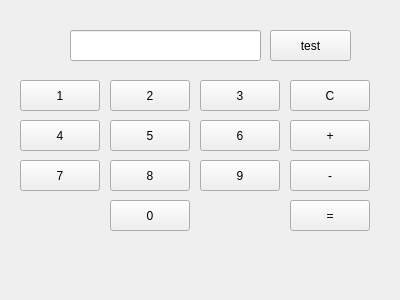
<?xml version="1.0" encoding="UTF-8"?>
<ui version="4.0">
 <class>Widget</class>
 <widget class="QWidget" name="Widget">
  <property name="geometry">
   <rect>
    <x>0</x>
    <y>0</y>
    <width>400</width>
    <height>300</height>
   </rect>
  </property>
  <property name="windowTitle">
   <string>Widget</string>
  </property>
  <widget class="QPushButton" name="pushButton">
   <property name="enabled">
    <bool>true</bool>
   </property>
   <property name="geometry">
    <rect>
     <x>270</x>
     <y>30</y>
     <width>81</width>
     <height>31</height>
    </rect>
   </property>
   <property name="text">
    <string>test</string>
   </property>
  </widget>
  <widget class="QLineEdit" name="lineEdit">
   <property name="geometry">
    <rect>
     <x>70</x>
     <y>30</y>
     <width>191</width>
     <height>31</height>
    </rect>
   </property>
  </widget>
  <widget class="QPushButton" name="pushButton_2">
   <property name="geometry">
    <rect>
     <x>20</x>
     <y>80</y>
     <width>80</width>
     <height>31</height>
    </rect>
   </property>
   <property name="text">
    <string>1</string>
   </property>
  </widget>
  <widget class="QPushButton" name="pushButton_3">
   <property name="geometry">
    <rect>
     <x>20</x>
     <y>120</y>
     <width>80</width>
     <height>31</height>
    </rect>
   </property>
   <property name="text">
    <string>4</string>
   </property>
  </widget>
  <widget class="QPushButton" name="pushButton_4">
   <property name="geometry">
    <rect>
     <x>20</x>
     <y>160</y>
     <width>80</width>
     <height>31</height>
    </rect>
   </property>
   <property name="text">
    <string>7</string>
   </property>
  </widget>
  <widget class="QPushButton" name="pushButton_5">
   <property name="geometry">
    <rect>
     <x>110</x>
     <y>80</y>
     <width>80</width>
     <height>31</height>
    </rect>
   </property>
   <property name="text">
    <string>2</string>
   </property>
  </widget>
  <widget class="QPushButton" name="pushButton_6">
   <property name="geometry">
    <rect>
     <x>110</x>
     <y>120</y>
     <width>80</width>
     <height>31</height>
    </rect>
   </property>
   <property name="text">
    <string>5</string>
   </property>
  </widget>
  <widget class="QPushButton" name="pushButton_7">
   <property name="geometry">
    <rect>
     <x>110</x>
     <y>160</y>
     <width>80</width>
     <height>31</height>
    </rect>
   </property>
   <property name="text">
    <string>8</string>
   </property>
  </widget>
  <widget class="QPushButton" name="pushButton_8">
   <property name="geometry">
    <rect>
     <x>200</x>
     <y>80</y>
     <width>80</width>
     <height>31</height>
    </rect>
   </property>
   <property name="text">
    <string>3</string>
   </property>
  </widget>
  <widget class="QPushButton" name="pushButton_9">
   <property name="geometry">
    <rect>
     <x>200</x>
     <y>120</y>
     <width>80</width>
     <height>31</height>
    </rect>
   </property>
   <property name="text">
    <string>6</string>
   </property>
  </widget>
  <widget class="QPushButton" name="pushButton_10">
   <property name="geometry">
    <rect>
     <x>200</x>
     <y>160</y>
     <width>80</width>
     <height>31</height>
    </rect>
   </property>
   <property name="text">
    <string>9</string>
   </property>
  </widget>
  <widget class="QPushButton" name="pushButton_11">
   <property name="geometry">
    <rect>
     <x>110</x>
     <y>200</y>
     <width>80</width>
     <height>31</height>
    </rect>
   </property>
   <property name="text">
    <string>0</string>
   </property>
  </widget>
  <widget class="QPushButton" name="pushButton_12">
   <property name="geometry">
    <rect>
     <x>290</x>
     <y>80</y>
     <width>80</width>
     <height>31</height>
    </rect>
   </property>
   <property name="text">
    <string>C</string>
   </property>
  </widget>
  <widget class="QPushButton" name="pushButton_13">
   <property name="geometry">
    <rect>
     <x>290</x>
     <y>120</y>
     <width>80</width>
     <height>31</height>
    </rect>
   </property>
   <property name="text">
    <string>+</string>
   </property>
  </widget>
  <widget class="QPushButton" name="pushButton_14">
   <property name="geometry">
    <rect>
     <x>290</x>
     <y>160</y>
     <width>80</width>
     <height>31</height>
    </rect>
   </property>
   <property name="text">
    <string>-</string>
   </property>
  </widget>
  <widget class="QPushButton" name="pushButton_15">
   <property name="geometry">
    <rect>
     <x>290</x>
     <y>200</y>
     <width>80</width>
     <height>31</height>
    </rect>
   </property>
   <property name="text">
    <string>=</string>
   </property>
  </widget>
 </widget>
 <layoutdefault spacing="6" margin="11"/>
 <resources/>
 <connections/>
</ui>
